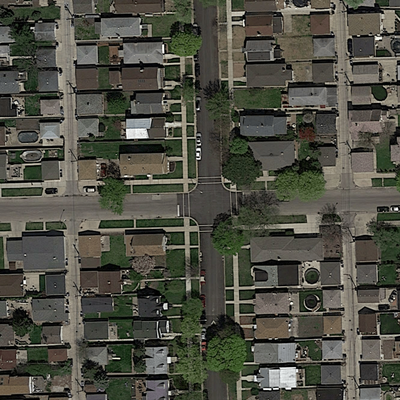
%> input picture data/training/images/satImage_001.png, 400 x 400 px; its folder holds only this picture in this run
$ octave demo.m   (GNU Octave 9; MATLAB toolbox functions it lacks are replaced by stand-ins)
%> lines starting %> are read from the running program, lines starting %| are printed output that depends on the picture
### fast_local_laplacian_filters/llf.m
% Perform the local laplacian filter using the function
% f(x,ref)=x+fact*(I-ref)*exp(-(I-ref)²/(2*sigma²))

% Perform the local laplacian filter using any function

% This script implements edge-aware detail and tone manipulation as
% described in :
% Fast and Robust Pyramid-based Image Processing.
% Mathieu Aubry, Sylvain Paris, Samuel W. Hasinoff, Jan Kautz, and Frédo Durand.
% MIT technical report, November 2011

% INPUT
% I : input greyscale image
% r : a function handle to the remaping function
% N : number discretisation values of the intensity
%

% OUTPUT
% F : filtered image

% aubry.mathieu@gmail.com Sept 2012


function [F]=llf(I,sigma,fact,N)

    [height width]=size(I);
    n_levels=ceil(log(min(height,width))-log(2))+2;
    discretisation=linspace(0,1,N);
    discretisation_step=discretisation(2);

    input_gaussian_pyr=gaussian_pyramid(I,n_levels);
    output_laplace_pyr=laplacian_pyramid(I,n_levels);
    output_laplace_pyr{n_levels}=input_gaussian_pyr{n_levels};

    for ref=discretisation
        I_remap=fact*(I-ref).*exp(-(I-ref).*(I-ref)./(2*sigma*sigma));

%         figure;
%         subplot(1,2,1); imshow(I); title('Input');
%         subplot(1,2,2); imshow(I_remap+I); title(strcat('G: ', num2str(ref)));

        temp_laplace_pyr=laplacian_pyramid(I_remap,n_levels);
        for level=1:n_levels-1
            output_laplace_pyr{level}=output_laplace_pyr{level}+...
                (abs(input_gaussian_pyr{level}-ref)<discretisation_step).*...
                temp_laplace_pyr{level}.*...
                (1-abs(input_gaussian_pyr{level}-ref)/discretisation_step);
        end
    end

% [5 lines of commented-out code are left out]

    F=reconstruct_laplacian_pyramid(output_laplace_pyr);


### fast_local_laplacian_filters/gaussian_pyramid.m
% Construction of Gaussian pyramid
%
% Arguments:
%   image 'I'
%   'nlev', number of levels in the pyramid (optional)
%   subwindow indices 'subwindow', given as [r1 r2 c1 c2] (optional)
%
% tom.mertens@gmail.com, August 2007
% sam.hasinoff@gmail.com, March 2011  [modified to handle subwindows]
%

function pyr = gaussian_pyramid(I,nlev,subwindow)

r = size(I,1);
c = size(I,2);
if ~exist('subwindow','var')
    subwindow = [1 r 1 c];
end
if ~exist('nlev','var')
    nlev = numlevels([r c]);  % build highest possible pyramid
end

% start by copying the image to the finest level
pyr = cell(nlev,1);
pyr{1} = I;

% recursively downsample the image
filter = pyramid_filter;
for l = 2:nlev
    I = downsample(I,filter,subwindow);
    pyr{l} = I;
end

### fast_local_laplacian_filters/downsample.m
% Downsampling procedure.
%
% Arguments:
%   'I': image
%   downsampling filter 'filter', should be a 2D separable filter.
%   'border_mode' should be 'circular', 'symmetric', or 'replicate'. See 'imfilter'.
%   subwindow indices 'subwindow', given as [r1 r2 c1 c2] (optional)
%
% tom.mertens@gmail.com, August 2007
% sam.hasinoff@gmail.com, March 2011  [handle subwindows, reweighted boundaries]
%

function [R,subwindow_child] = downsample(I, filter, subwindow)

r = size(I,1);
c = size(I,2);
if ~exist('subwindow','var')
    subwindow = [1 r 1 c];
end
subwindow_child = child_window(subwindow);

border_mode = 'reweighted';
%border_mode = 'symmetric';

switch border_mode
    case 'reweighted'
        % low pass, convolve with 2D separable filter
        R = imfilter(I,filter);

        % reweight, brute force weights from 1's in valid image positions
        Z = imfilter(ones(size(I)),filter);
        R = R./Z;

    otherwise
        % low pass, convolve with 2D separable filter
        R = imfilter(I,filter,border_mode);
end

% decimate
reven = mod(subwindow(1),2)==0;
ceven = mod(subwindow(3),2)==0;
R = R(1+reven:2:r, 1+ceven:2:c, :);

end

### fast_local_laplacian_filters/child_window.m
function child = child_window(parent,N)
% for a parent subwindow [r1 r2 c1 c2], find the corresponding
% child subwindow at the coarser pyramid level N levels up

if ~exist('N','var')
    N = 1;
end

child = parent;
for K = 1:N
    child = (child+1)/2;
    child([1 3]) = ceil(child([1 3]));
    child([2 4]) = floor(child([2 4]));
end

end

### fast_local_laplacian_filters/laplacian_pyramid.m
% Contruction of Laplacian pyramid
%
% Arguments:
%   image 'I'
%   'nlev', number of levels in the pyramid (optional)
%   subwindow indices 'subwindow', given as [r1 r2 c1 c2] (optional)
%
% tom.mertens@gmail.com, August 2007
% sam.hasinoff@gmail.com, March 2011  [modified to handle subwindows]
%
%
% More information:
%   'The Laplacian Pyramid as a Compact Image Code'
%   Burt, P., and Adelson, E. H.,
%   IEEE Transactions on Communication, COM-31:532-540 (1983).
%

function pyr = laplacian_pyramid(I,nlev,subwindow)

r = size(I,1);
c = size(I,2);
if ~exist('subwindow','var')
    subwindow = [1 r 1 c];
end
if ~exist('nlev','var')
    nlev = numlevels([r c]);  % build highest possible pyramid
end

% recursively build pyramid
pyr = cell(nlev,1);
filter = pyramid_filter;
J = I;
for l = 1:nlev - 1
    % apply low pass filter, and downsample
    [I,subwindow_child] = downsample(J,filter,subwindow);

    % in each level, store difference between image and upsampled low pass version
    pyr{l} = J - upsample(I,filter,subwindow);

    J = I; % continue with low pass image
    subwindow = subwindow_child;
end
pyr{nlev} = J; % the coarest level contains the residual low pass image


### fast_local_laplacian_filters/upsample.m
% Upsampling procedure.
%
% Argments:
%   'I': image
%   'filter': 2D separable upsampling filter
%   parent subwindow indices 'subwindow', given as [r1 r2 c1 c2]
%
% tom.mertens@gmail.com, August 2007
% sam.hasinoff@gmail.com, March 2011  [handle subwindows, reweighted boundaries]
%

function R = upsample(I, filter, subwindow)

% increase size to match dimensions of the parent subwindow,
% about 2x in each dimension
r = subwindow(2) - subwindow(1) + 1;
c = subwindow(4) - subwindow(3) + 1;
k = size(I,3);
reven = mod(subwindow(1),2)==0;
ceven = mod(subwindow(3),2)==0;

border_mode = 'reweighted';
%border_mode = 'symmetric';

switch border_mode
    case 'reweighted'
        % interpolate, convolve with 2D separable filter
        R = zeros(r,c,k);
        R(1+reven:2:r, 1+ceven:2:c, :) = I;
        R = imfilter(R,filter);

        % reweight, brute force weights from 1's in valid image positions
        Z = zeros(r,c,k);
        Z(1+reven:2:r, 1+ceven:2:c, :) = 1;
        Z = imfilter(Z,filter);
        R = R./Z;

    otherwise
        % increase resolution
        I = padarray(I,[1 1 0],'replicate'); % pad the image with a 1-pixel border
        R = zeros(r+4,c+4,k);
        R(1+reven:2:end, 1+ceven:2:end, :) = 4*I;

        % interpolate, convolve with 2D separable filter
        R = imfilter(R,filter,border_mode);

        % remove the border
        R = R(3:end-2, 3:end-2, :);
end
end

### fast_local_laplacian_filters/reconstruct_laplacian_pyramid.m
% Reconstruction of image from Laplacian pyramid
%
% Arguments:
%   pyramid 'pyr', as generated by function 'laplacian_pyramid'
%   subwindow indices 'subwindow', given as [r1 r2 c1 c2] (optional)
%
% tom.mertens@gmail.com, August 2007
% sam.hasinoff@gmail.com, March 2011  [modified to handle subwindows]
%
%
% More information:
%   'The Laplacian Pyramid as a Compact Image Code'
%   Burt, P., and Adelson, E. H.,
%   IEEE Transactions on Communication, COM-31:532-540 (1983).
%

function R = reconstruct_laplacian_pyramid(pyr,subwindow)

r = size(pyr{1},1);
c = size(pyr{1},2);
nlev = length(pyr);

subwindow_all = zeros(nlev,4);
if ~exist('subwindow','var')
    subwindow_all(1,:) = [1 r 1 c];
else
    subwindow_all(1,:) = subwindow;
end
for lev = 2:nlev
    subwindow_all(lev,:) = child_window(subwindow_all(lev-1,:));
end

% start with low pass residual
R = pyr{nlev};
filter = pyramid_filter;
for lev = nlev-1 : -1 : 1
    % upsample, and add to current level
    R = pyr{lev} + upsample(R,filter,subwindow_all(lev,:));
end

### fast_local_laplacian_filters/pyramid_filter.m
% This is a 2D separable low pass filter for constructing Gaussian and
% Laplacian pyramids, built from a 1D 5-tap low pass filter.
%
% tom.mertens@gmail.com, August 2007
% sam.hasinoff@gmail.com, March 2011  [imfilter faster with 2D filter]
%

function f = pyramid_filter()
f = [.05, .25, .4, .25, .05];  % original [Burt and Adelson, 1983]
%f = [.0625, .25, .375, .25, .0625];  % binom-5
f = f'*f;
end

### fast_local_laplacian_filters/demo.m

   close all;

%% import image
img_list = dir('../data/training/images/sat*.png');
figure(1);

for i = 1:size(img_list)
    file=img_list(i);
    I_rgb = imread(sprintf('../data/training/images/%s', file.name));
%> I_rgb is the input picture: size 400x400x3 uint8; mean R, G, B 78.8, 78.9, 68.4

    % name='andy_bernerTriathlon2';
    % I_rgb = imread(sprintf('images/%s.jpeg',name));

    I = rgb2gray(im2double(I_rgb));
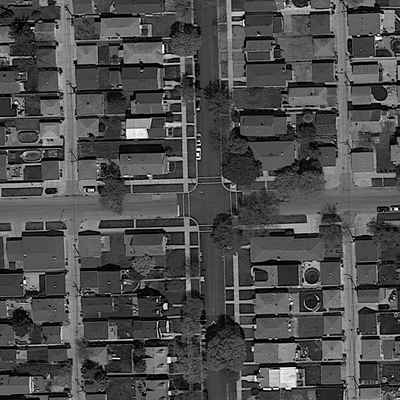
%> I: size 400x400 double; min 0, max 1, mean 0.305
    I_ratio=double(I_rgb)./repmat(I,[1 1 3])./255;
%> I_ratio: size 400x400x3 double; 1.58% of the values are NaN or infinite; the others: min 0, max 8.77, mean 0.964


    %% image smoothing
    sigma=0.1;
    N=100;
    fact=-1;
    tic
    I_smoothed=llf(I,sigma,fact,N);
%> after the loop in gaussian_pyramid, `for l = 2:nlev`: I = [0.286 0.3 0.312 0.34; 0.315 0.307 0.295 0.332; 0.312 0.293 0.295 0.325; 0.275 0.27 0.31 0.333]; pyr = 8 items
%> the loop in laplacian_pyramid, `for l = 1:nlev - 1` made 7 passes
%> subwindow on passes 2 to 7: [1 100 1 100], [1 50 1 50], [1 25 1 25], [1 13 1 13], [1 7 1 7], [1 4 1 4]
%> subwindow on pass 1: [1 200 1 200]
%> pass 2, in downsample (call 9), `R = R(1+reven:2:r, 1+ceven:2:c, :);`:
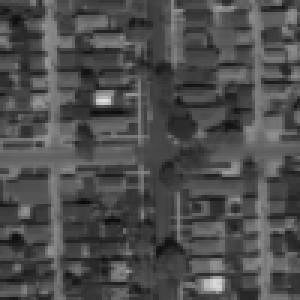
%> R: size 100x100 double (shown 3 times larger); min 0.0506, max 0.881, mean 0.305
%> the loop in llf, `for ref=discretisation` made 100 passes
%> pass 1, in llf, `I_remap=fact*(I-ref).*exp(-(I-ref).*(I-ref)./(2*sigma*sigma));`:
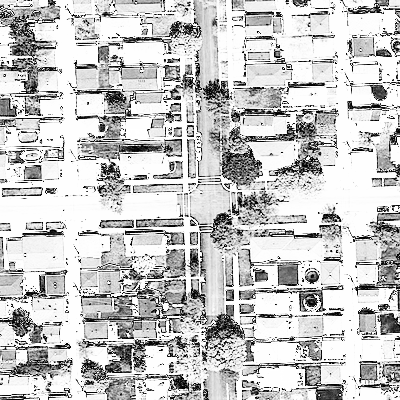
%> I_remap: size 400x400 double; min -0.0607, max 0, mean -0.0134; drawn with min black and max white
%> pass 2, in llf, `I_remap=fact*(I-ref).*exp(-(I-ref).*(I-ref)./(2*sigma*sigma));`:
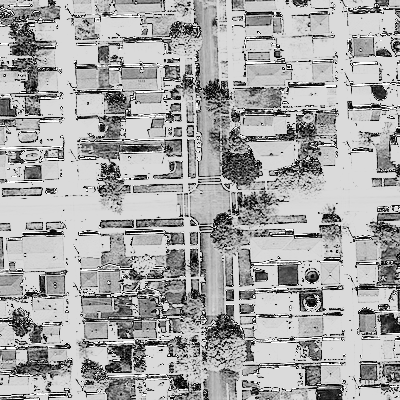
%> I_remap: size 400x400 double; min -0.0607, max 0.01, mean -0.0139; drawn with min black and max white
%> pass 3, in llf, `I_remap=fact*(I-ref).*exp(-(I-ref).*(I-ref)./(2*sigma*sigma));`:
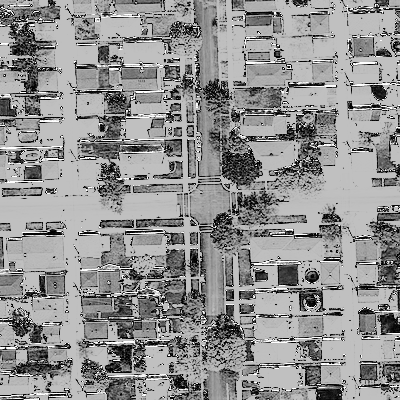
%> I_remap: size 400x400 double; min -0.0607, max 0.0198, mean -0.0145; drawn with min black and max white
%> in reconstruct_laplacian_pyramid, `nlev = length(pyr);`: nlev = 8
%> the loop in reconstruct_laplacian_pyramid, `for lev = 2:nlev` made 7 passes
%> after the loop in reconstruct_laplacian_pyramid, `for lev = 2:nlev`: subwindow_all = [1 400 1 400; 1 200 1 200; 1 100 1 100; 1 50 1 50; 1 25 1 25; 1 13 1 13; 1 7 1 7; 1 4 1 4]
%> in reconstruct_laplacian_pyramid, `R = pyr{nlev};`: R has the same summary as I in gaussian_pyramid
%> the loop in reconstruct_laplacian_pyramid, `for lev = nlev-1 : -1 : 1` made 7 passes
%> (lev, r in upsample, c in upsample) on passes 1, 2, 3, 5, 6, 7: (7, 7, 7), (6, 13, 13), (5, 25, 25), (3, 100, 100), (2, 200, 200), (1, 400, 400)
%> (r in upsample, c in upsample) on pass 4: (50, 50)
%> after the loop in reconstruct_laplacian_pyramid, `for lev = nlev-1 : -1 : 1`:
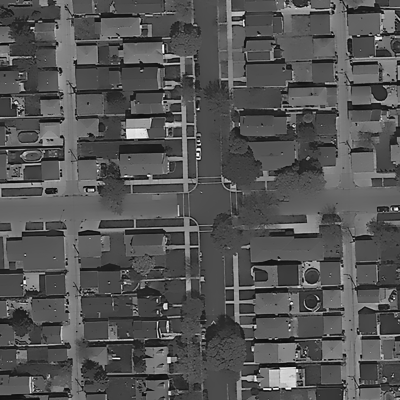
%> R: size 400x400 double; min -0.0538, max 1.01, mean 0.301; drawn with min black and max white
    % I_smoothed=llf_andy(I_ratio,I,sigma,fact,N);
    toc
    I_smoothed=repmat(I_smoothed,[1 1 3]).*I_ratio;
%> I_smoothed: size 400x400x3 double; 1.58% of the values are NaN or infinite; the others: min -0.18, max 1.02, mean 0.295

    imshow(I_smoothed);
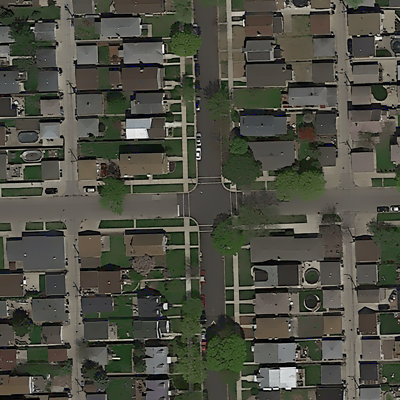
%> displayed picture: size 400x400x3, on the screen's scale of 0 to 255; mean R, G, B 77.4, 77.9, 67.2
    title('Image Smoothed');

    file_split = strsplit(file.name, '.');
    smooth_name = file_split{1};
    imwrite(I_smoothed, sprintf('../data/training_smooth/images/%s.jpg', smooth_name), 'Quality', 100)
end


%% import image
img_list = dir('../data/test_set_images/test_*');

for i = 1:size(img_list)
    file=img_list(i)
    I_rgb = imread(sprintf('../data/test_set_images/%s/%s.png', file.name, file.name));

    % name='andy_bernerTriathlon2';
    % I_rgb = imread(sprintf('images/%s.jpeg',name));

    I = rgb2gray(im2double(I_rgb));
    I_ratio=double(I_rgb)./repmat(I,[1 1 3])./255;


    %% image smoothing
    sigma=0.1;
    N=100;
    fact=-1;
    tic
    I_smoothed=llf(I,sigma,fact,N);
    % I_smoothed=llf_andy(I_ratio,I,sigma,fact,N);
    toc
    I_smoothed=repmat(I_smoothed,[1 1 3]).*I_ratio;

    imshow(I_smoothed);
    title('Image Smoothed');

    file_split = strsplit(file.name, '.');
    smooth_name = file_split{1};
    imwrite(I_smoothed, sprintf('../data/test_set_smooth/%s/%s.jpg', file.name, file.name), 'Quality', 100)
end


%%
function [F]=llf_andy(RGB, I,sigma,fact,N)

    [height width]=size(I);
    n_levels=ceil(log(min(height,width))-log(2))+2;
    discretisation=linspace(0,1,N);
    discretisation_step=discretisation(2);

    input_gaussian_pyr=gaussian_pyramid(I,n_levels);
    output_laplace_pyr=laplacian_pyramid(I,n_levels);
    output_laplace_pyr{n_levels}=input_gaussian_pyr{n_levels};

    for ref=discretisation
        I_remap=fact*(I-ref).*exp(-(I-ref).*(I-ref)./(2*sigma*sigma));

%         figure;
%         subplot(1,2,1); imshow(I.*RGB); title('Input');
%         subplot(1,2,2); imshow((I_remap+I).*RGB); title(strcat('G: ', num2str(ref)));

        temp_laplace_pyr=laplacian_pyramid(I_remap,n_levels);

%         for level=1:3
%             figure; imshow(1 - temp_laplace_pyr{level} * 10); title(strcat('G: ', num2str(ref), ' Level: ', num2str(level)));
%         end

        for level=1:n_levels-1
            output_laplace_pyr{level}=output_laplace_pyr{level}+...
                (abs(input_gaussian_pyr{level}-ref)<discretisation_step).*...
                temp_laplace_pyr{level}.*...
                (1-abs(input_gaussian_pyr{level}-ref)/discretisation_step);
        end
    end

% [5 lines of commented-out code are left out]

    F=reconstruct_laplacian_pyramid(output_laplace_pyr);
end

$ run again, on data/training/images/satImage_013.png
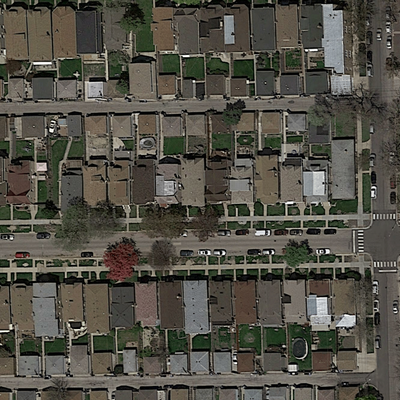
%> input picture data/training/images/satImage_013.png, 400 x 400 px
%> I_rgb is the input picture: size 400x400x3 uint8; mean R, G, B 83, 80.4, 71
%> I_ratio: size 400x400x3 double; 1.32% of the values are NaN or infinite; the others: min 0, max 8.77, mean 0.97
%> after the loop in gaussian_pyramid, `for l = 2:nlev`: I = [0.294 0.279 0.278 0.29; 0.309 0.311 0.312 0.318; 0.318 0.306 0.318 0.331; 0.337 0.326 0.319 0.323]; pyr = 8 items
%> the loop in laplacian_pyramid, `for l = 1:nlev - 1` made 7 passes
%> subwindow on passes 2 to 7: [1 100 1 100], [1 50 1 50], [1 25 1 25], [1 13 1 13], [1 7 1 7], [1 4 1 4]
%> the loop in llf, `for ref=discretisation` made 100 passes
%> pass 1, in llf, `I_remap=fact*(I-ref).*exp(-(I-ref).*(I-ref)./(2*sigma*sigma));`:
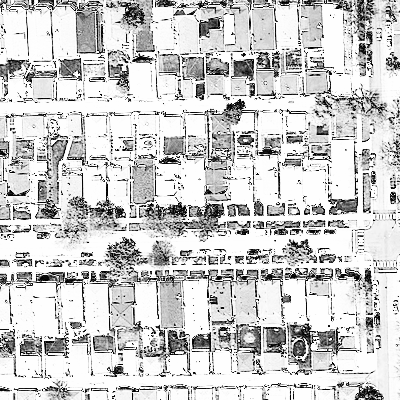
%> I_remap: size 400x400 double; min -0.0607, max 0, mean -0.0119; drawn with min black and max white
%> nlev = 8
%> the loop in reconstruct_laplacian_pyramid, `for lev = 2:nlev` made 7 passes
%> after the loop in reconstruct_laplacian_pyramid, `for lev = 2:nlev`: subwindow_all = [1 400 1 400; 1 200 1 200; 1 100 1 100; 1 50 1 50; 1 25 1 25; 1 13 1 13; 1 7 1 7; 1 4 1 4]
%> in reconstruct_laplacian_pyramid, `R = pyr{nlev};`: R has the same summary as I in gaussian_pyramid
%> the loop in reconstruct_laplacian_pyramid, `for lev = nlev-1 : -1 : 1` made 7 passes
%> (lev, r in upsample, c in upsample) on passes 1, 2, 3, 5, 6, 7: (7, 7, 7), (6, 13, 13), (5, 25, 25), (3, 100, 100), (2, 200, 200), (1, 400, 400)
%> after the loop in reconstruct_laplacian_pyramid, `for lev = nlev-1 : -1 : 1`:
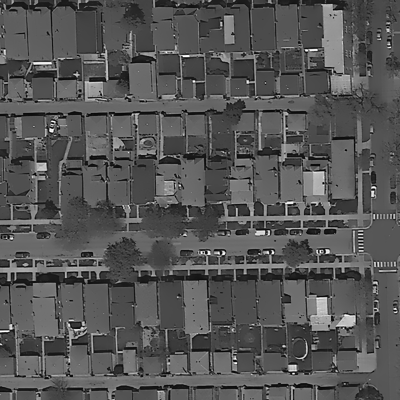
%> R: size 400x400 double; min -0.0414, max 1, mean 0.311; drawn with min black and max white
%> I_smoothed: size 400x400x3 double; 1.32% of the values are NaN or infinite; the others: min -0.176, max 1.01, mean 0.306

$ run again, on data/training/images/satImage_030.png
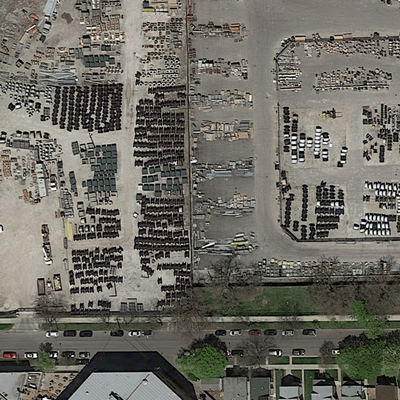
%> input picture data/training/images/satImage_030.png, 400 x 400 px
%> I_rgb is the input picture: size 400x400x3 uint8; mean R, G, B 109.4, 107.4, 99.3
%> I_ratio: size 400x400x3 double; 1.01% of the values are NaN or infinite; the others: min 0, max 8.77, mean 0.985
%> after the loop in gaussian_pyramid, `for l = 2:nlev`: I = [0.468 0.472 0.474 0.481; 0.499 0.437 0.452 0.487; 0.511 0.408 0.368 0.386; 0.407 0.351 0.301 0.285]; pyr = 8 items
%> the loop in laplacian_pyramid, `for l = 1:nlev - 1` made 7 passes
%> subwindow on passes 2 to 7: [1 100 1 100], [1 50 1 50], [1 25 1 25], [1 13 1 13], [1 7 1 7], [1 4 1 4]
%> the loop in llf, `for ref=discretisation` made 100 passes
%> pass 1, in llf, `I_remap=fact*(I-ref).*exp(-(I-ref).*(I-ref)./(2*sigma*sigma));`:
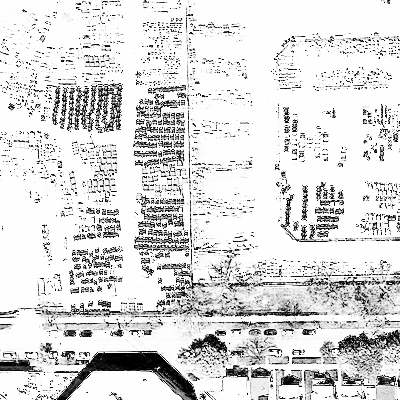
%> I_remap: size 400x400 double; min -0.0607, max 0, mean -0.00852; drawn with min black and max white
%> nlev = 8
%> the loop in reconstruct_laplacian_pyramid, `for lev = 2:nlev` made 7 passes
%> after the loop in reconstruct_laplacian_pyramid, `for lev = 2:nlev`: subwindow_all = [1 400 1 400; 1 200 1 200; 1 100 1 100; 1 50 1 50; 1 25 1 25; 1 13 1 13; 1 7 1 7; 1 4 1 4]
%> in reconstruct_laplacian_pyramid, `R = pyr{nlev};`: R has the same summary as I in gaussian_pyramid
%> the loop in reconstruct_laplacian_pyramid, `for lev = nlev-1 : -1 : 1` made 7 passes
%> (lev, r in upsample, c in upsample) on passes 1, 2, 3, 5, 6, 7: (7, 7, 7), (6, 13, 13), (5, 25, 25), (3, 100, 100), (2, 200, 200), (1, 400, 400)
%> pass 3, in reconstruct_laplacian_pyramid, `R = pyr{lev} + upsample(R,filter,subwindow_all(lev,:));`:
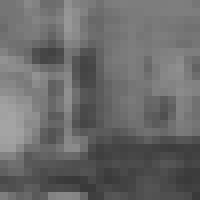
%> R: size 25x25 double (shown 8 times larger); min 0.226, max 0.645, mean 0.418
%> I_smoothed: size 400x400x3 double; 1.01% of the values are NaN or infinite; the others: min -0.183, max 1.03, mean 0.412

$ run again, on data/training/images/satImage_033.png
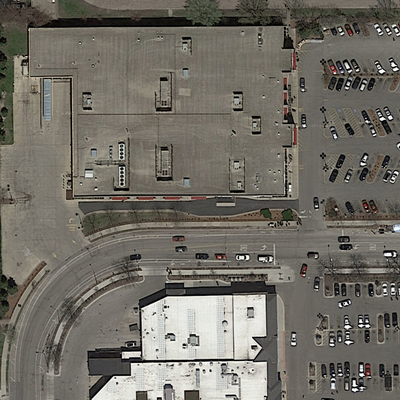
%> input picture data/training/images/satImage_033.png, 400 x 400 px
%> I_rgb is the input picture: size 400x400x3 uint8; mean R, G, B 113.4, 109.7, 101.5
%> I_ratio: size 400x400x3 double; 0.58% of the values are NaN or infinite; the others: min 0, max 8.77, mean 0.985
%> after the loop in gaussian_pyramid, `for l = 2:nlev`: I = [0.337 0.371 0.362 0.354; 0.417 0.423 0.402 0.374; 0.428 0.456 0.451 0.387; 0.425 0.544 0.553 0.394]; pyr = 8 items
%> the loop in laplacian_pyramid, `for l = 1:nlev - 1` made 7 passes
%> subwindow on passes 2 to 7: [1 100 1 100], [1 50 1 50], [1 25 1 25], [1 13 1 13], [1 7 1 7], [1 4 1 4]
%> nlev = 8
%> the loop in reconstruct_laplacian_pyramid, `for lev = 2:nlev` made 7 passes
%> after the loop in reconstruct_laplacian_pyramid, `for lev = 2:nlev`: subwindow_all = [1 400 1 400; 1 200 1 200; 1 100 1 100; 1 50 1 50; 1 25 1 25; 1 13 1 13; 1 7 1 7; 1 4 1 4]
%> in reconstruct_laplacian_pyramid, `R = pyr{nlev};`: R has the same summary as I in gaussian_pyramid
%> the loop in reconstruct_laplacian_pyramid, `for lev = nlev-1 : -1 : 1` made 7 passes
%> (lev, r in upsample, c in upsample) on passes 1, 2, 3, 5, 6, 7: (7, 7, 7), (6, 13, 13), (5, 25, 25), (3, 100, 100), (2, 200, 200), (1, 400, 400)
%> after the loop in reconstruct_laplacian_pyramid, `for lev = nlev-1 : -1 : 1`:
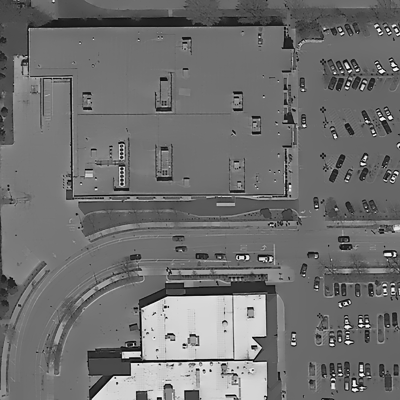
%> R: size 400x400 double; min -0.0365, max 1.02, mean 0.429; drawn with min black and max white
%> I_smoothed: size 400x400x3 double; 0.58% of the values are NaN or infinite; the others: min -0.292, max 1.03, mean 0.425
